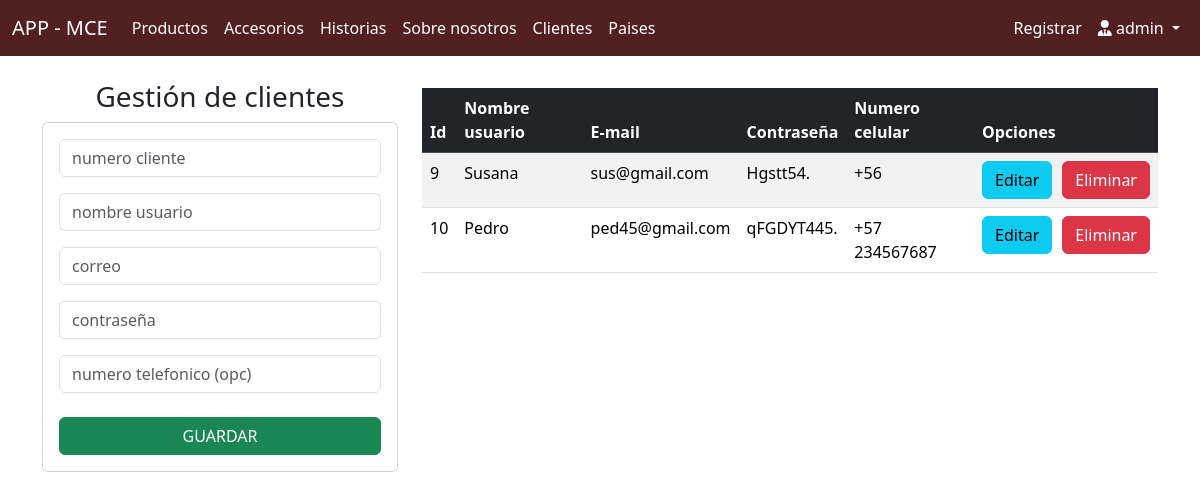
Page /administrativo/crudClientes (signed in) on the committed database.
### mce/models.py (models this page shows, shortened)
class Cliente(models.Model):
    id          = models.AutoField(primary_key=True)
    username    = models.CharField(max_length=20, unique=True, default='default_username', null=False, blank=False)
    email       = models.EmailField(unique=True, max_length=100, blank=False, null=False)
    password    = models.CharField(max_length=50)
    phoneNumber = models.CharField(max_length=15, blank=True, null=True)
    codigo      = models.CharField(max_length=5, default=56)
    active      = models.BooleanField()

### administrativo/views.py (the view)
# urls.py: path('crudClientes', views.crudClientes, name='crudClientes'),
@login_required
def crudClientes(request):
    clientes = Cliente.objects.all()
    return render(request, 'administrativo/crudClientes.html', {'clientesTotales': clientes})

### administrativo/templates/administrativo/crudClientes.html (shortened to what this page needs)
{% extends 'administrativo/baseCrud.html' %}
{% block body%}
<div class="row">
    <div class="col-sm-12 col-md-6 col-lg-4 col-xl-4">
        <h3 class="text-center">Gestión de clientes</h3>
        <div class="card">
            <div class="card-body">
                <form action="{% url 'agregarCliente' %}" method="POST"> {% csrf_token %}
                    <div class="form-group mb-3">
                        <input type="text" id="identifier" name="identifier" class="form-control"
                            placeholder="numero cliente" readonly>
                    </div>
                    <div class="form-group mb-3">
                        <input type="text" id="user" name="user" class="form-control" placeholder="nombre usuario"
                            minlength="5" maxlength="20" required>
                    </div>
                    <div class="form-group mb-3">
                        <input type="mail" id="email" name="email" class="form-control" placeholder="correo"
                            maxlength="100" required>
                    </div>
                    <div class="form-group mb-3">
                        <input type="password" id="pass" name="pass" class="form-control" placeholder="contraseña"
                            maxlength="50" required>
                    </div>
                    <div class="form-group mb-4">
                        <input type="text" id="cel" name="cel" class="form-control"
                            placeholder="numero telefonico (opc)" maxlength="9">
                    </div>
                    <div class="form-group">
                        <button type="submit" class="btn btn-success text-white btn-md w-100">GUARDAR</button>
                    </div>
                </form>
            </div>
        </div>
    </div>
    <div class="col-sm-12 col-md-6 col-lg-8 col-xl-8">
        <div class="table-responsive py-2">
            <table class="table table-striped">
                {% if clientesTotales %}
                <thead class="table-dark">
                    <tr>
                        <th>Id</th>
                        <th>Nombre usuario</th>
                        <th>E-mail</th>
                        <th>Contraseña</th>
                        <th>Numero celular</th>
                        <th colspan="2">Opciones</th>
                    </tr>
                </thead>
                <tbody>
                    {% for c in clientesTotales %}
                    <tr>
                        <td>{{ c.id }}</td>
                        <td>{{ c.username }}</td>
                        <td>{{ c.email }}</td>
                        <td>{{ c.password }}</td>
                        <td>{{ c.phoneNumber }}</td>
                        <td>
                            <div style="display: flex; gap: 10px;">
                                <a href="{% url 'edicionCliente' c.id %}" class="btn btn-info">Editar</a>
                                <a href="{% url 'eliminarCliente' c.id %}" class="btn btn-danger">Eliminar</a>
                            </div>
                        </td>
                    </tr>
                    {% endfor %}
                </tbody>
                {% endif %}
            </table>
        </div>
    </div>
</div>
{% endblock %}

### administrativo/templates/administrativo/baseCrud.html (shortened to what this page needs)
<!DOCTYPE html>
<html lang="en">
<head>
  <link rel="stylesheet" href="https://cdnjs.cloudflare.com/ajax/libs/font-awesome/6.0.0-beta3/css/all.min.css">
  <link href="https://cdn.jsdelivr.net/npm/bootstrap@5.3.3/dist/css/bootstrap.min.css" rel="stylesheet"
>
</head>
<body>
  {% if user.is_authenticated and user.is_superuser %}
  <nav class="navbar navbar-expand-lg" style="background-color:  #522020;">
    <div class="container-fluid">
      <a class="navbar-brand text-white" href="{% url 'crud' %}">APP - MCE</a>
      <div class="collapse navbar-collapse" id="navbarNav">
        <ul class="navbar-nav me-auto mb-2 mb-lg-0">
          <li class="nav-item">
            <a class="nav-link active text-white" aria-current="page" href="{% url 'crudProductos' %}">Productos</a>
          </li>
          <li class="nav-item">
            <a class="nav-link text-white" href="{% url 'crudAccesorios' %}">Accesorios</a>
          </li>
          <li class="nav-item">
            <a class="nav-link text-white" href="{% url 'crudHistorias' %}">Historias</a>
          </li>
          <li class="nav-item">
            <a class="nav-link text-white" href="{% url 'crudNosotros' %}">Sobre nosotros</a>
          </li>
          <li class="nav-item">
            <a class="nav-link text-white" href="{% url 'crudClientes' %}">Clientes</a>
          </li>
          <li class="nav-item">
            <a class="nav-link text-white" href="{% url 'crud_paises' %}">Paises</a>
          </li>
        </ul>
        <ul class="navbar-nav ms-auto mb-2 mb-lg-0">
          <li class="nav-item">
            <a class="nav-link text-white" href="{% url 'registro' %}">Registrar</a>
          </li>
          <li class="nav-item dropdown">
            <a class="nav-link dropdown-toggle highlight-username text-white" href="#" id="navbarDropdown" role="button"
              data-bs-toggle="dropdown" aria-haspopup="true" aria-expanded="false">
              <i class="fa-solid fa-user-tie"></i> {{ user.username }}
            </a>
          </li>
        </ul>
      </div>
    </div>
  </nav>
  <div class="container py-4">
    {% block body %}
    {% endblock %}
  </div>
  {% endif %}
</body>
</html>

### rows in the picture
Cliente: id "9", username "Susana", email "sus@gmail.com", password "Hgstt54.", phoneNumber "+56"
Cliente: id "10", username "Pedro", email "ped45@gmail.com", password "qFGDYT445.", phoneNumber "+57 234567687"

### other values in the picture
{{ user.username }} "admin"
